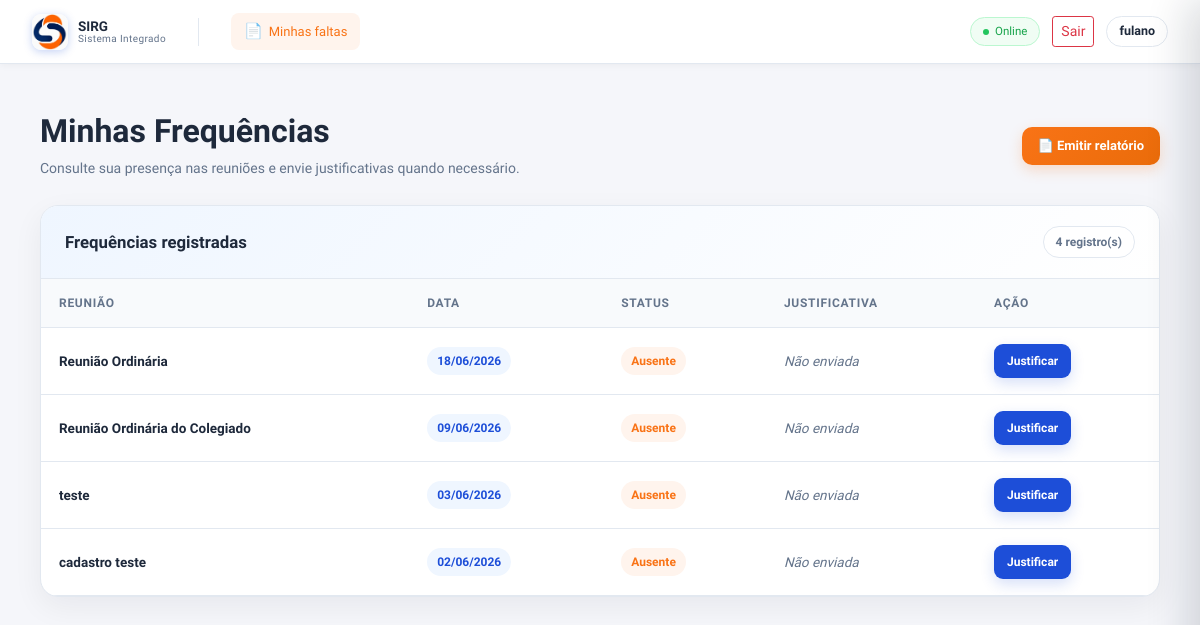
/justificativas/minhas-faltas (signed in), run on the app's committed database.
### app/models.py (models this page shows, shortened)
class Usuario(db.Model, UserMixin):
    __tablename__ = "usuarios"
    id = db.Column(db.Integer, primary_key=True)
    nome = db.Column(db.String(100), nullable=False)
    email = db.Column(db.String(120), unique=True, nullable=False)
    password_hash = db.Column(db.String(255), nullable=False)
    perfil = db.Column(db.String(30), nullable=False, default="professor")
    ativo = db.Column(db.Boolean, default=True)
    membro_id = db.Column(db.Integer, db.ForeignKey("membro.id"), nullable=True)
    membro = db.relationship(
        "Membro",
        backref=db.backref("usuario", uselist=False)
    )

class Frequencia(db.Model):
    id = db.Column(db.Integer, primary_key=True)
    membro_id = db.Column(db.Integer, db.ForeignKey('membro.id'), nullable=False)
    reuniao_id = db.Column(db.Integer, db.ForeignKey('reuniao.id'), nullable=False)
    status = db.Column(db.String(50), nullable=False)
    justificativa = db.Column(db.String(200), nullable=True)
    anexo_justificativa = db.Column(db.String(255), nullable=True)
    removido = db.Column(db.Boolean, default=False, nullable=False)
    membro = db.relationship('Membro', backref='frequencias')

class Reuniao(db.Model):
    id = db.Column(db.Integer, primary_key=True)
    titulo = db.Column(db.String(200), nullable=False)
    numero_oficio = db.Column(db.Integer, nullable=True)
    data = db.Column(db.Date, nullable=False)
    horario = db.Column(db.Time, nullable=False)
    local = db.Column(db.String(200), nullable=False)
    tipo = db.Column(db.String(50), nullable=False)
    pauta = db.Column(db.Text, nullable=True)
    ata = db.Column(db.Text, nullable=True)
    presencas = db.relationship('Frequencia', backref='reuniao', lazy=True)
    justificativas_encerradas = db.Column(db.Boolean, default=False)

### app/routes/justificativas.py (the view)
@justificativas.route("/minhas-faltas")
@login_required
def minhas_faltas():
    if not current_user.membro_id:
        faltas = []
    else:
        faltas = Frequencia.query.join(Reuniao).filter(
            Frequencia.membro_id == current_user.membro_id,
            Frequencia.removido == False
        ).order_by(
            Reuniao.data.desc(),
            Reuniao.horario.desc()
        ).all()
    return render_template(
        "justificativas/minhas_faltas.html",
        faltas=faltas
    )

### app/templates/justificativas/minhas_faltas.html (shortened to what this page needs)
{% extends "base.html" %}
{% block content %}
<div class="faltas-page">
  <div class="page-header">
    <div>
      <h1>Minhas Frequências</h1>
      <p>Consulte sua presença nas reuniões e envie justificativas quando necessário.</p>
    </div>
    <a
      href="{{ url_for('justificativas.relatorio_minhas_frequencias_pdf') }}"
      target="_blank"
      class="btn-relatorio"
    >
      📄 Emitir relatório
    </a>
  </div>
  <div class="faltas-card">
    {% if faltas %}
      <div class="faltas-card-header">
        <h2>Frequências registradas</h2>
        <span class="faltas-count">{{ faltas|length }} registro(s)</span>
      </div>
      <div class="faltas-table-wrap">
        <table class="faltas-table">
          <thead>
            <tr>
              <th>Reunião</th>
              <th>Data</th>
              <th>Status</th>
              <th>Justificativa</th>
              <th>Ação</th>
            </tr>
          </thead>
          <tbody>
            {% for falta in faltas %}
              <tr>
                <td>
                  <span class="reuniao-title">{{ falta.reuniao.titulo }}</span>
                </td>
                <td>
                  <span class="date-pill">
                    {{ falta.reuniao.data.strftime('%d/%m/%Y') }}
                  </span>
                </td>
                <td>
                  {% if falta.status == "presente" %}
                    <span class="status-badge status-presente">Presente</span>
                  {% elif falta.status in ["justificado", "justificada"] %}
                    <span class="status-badge status-justificada">Justificada</span>
                  {% elif falta.status in ["ausente", "falta"] %}
                    <span class="status-badge status-ausente">Ausente</span>
                  {% else %}
                    <span class="status-badge status-ausente">{{ falta.status }}</span>
                  {% endif %}
                </td>
                <td>
                  {% if falta.justificativa %}
                    <span class="justificativa-text">{{ falta.justificativa }}</span>
                  {% elif falta.status == "presente" %}
                    <span class="justificativa-pendente">Não se aplica</span>
                  {% else %}
                    <span class="justificativa-pendente">Não enviada</span>
                  {% endif %}
                </td>
                <td>
                  {% if falta.status in ["ausente", "falta"] %}
                    <a
                      href="{{ url_for('justificativas.justificar', frequencia_id=falta.id) }}"
                      class="btn-justificar"
                    >
                      Justificar
                    </a>
                  {% elif falta.status == "presente" %}
                    <span class="already-done">✓ Presença confirmada</span>
                  {% elif falta.status in ["justificado", "justificada"] %}
                    <span class="already-done">✓ Já justificada</span>
                  {% else %}
                    <span class="justificativa-pendente">Sem ação</span>
                  {% endif %}
                </td>
              </tr>
            {% endfor %}
          </tbody>
        </table>
      </div>
    {% else %}
      <div class="empty-state">
        <div class="empty-icon">✅</div>
        <h2>Nenhum registro encontrado</h2>
        <p>Você ainda não possui frequências registradas em reuniões.</p>
      </div>
    {% endif %}
  </div>
</div>
{% endblock %}

### app/templates/base.html (shortened to what this page needs)
<!DOCTYPE html>
<html lang="pt-BR">
<head>
  <link href="https://cdn.jsdelivr.net/npm/bootstrap@5.1.0/dist/css/bootstrap.min.css" rel="stylesheet">
</head>
<body>
  <nav class="ppeb-nav">
    <a class="ppeb-brand" href="/">
      <div class="brand-icon">
      <img src="{{ url_for('static', filename='img/sirg_icon.jpg') }}" alt="SIRG">
    </div>
      <div class="brand-text">
        <strong>SIRG</strong>
        <span>Sistema Integrado</span>
      </div>
    </a>
    <ul class="ppeb-nav-links" id="navLinks">
      {% if current_user.is_authenticated and current_user.membro_id %}
        <li>
          <a href="{{ url_for('justificativas.minhas_faltas') }}">
            <span class="nav-link-icon">📄</span> Minhas faltas
          </a>
        </li>
      {% endif %}
    </ul>
    <div class="nav-right">
      <span class="nav-status">Online</span>
      {% if current_user.is_authenticated %}
        <a href="{{ url_for('usuarios.logout') }}" class="btn btn-sm btn-outline-danger">
          Sair
        </a>
      {% endif %}
      <button type="button" class="profile-trigger" onclick="abrirPerfil()">
        <span class="profile-name">
          {% if current_user.is_authenticated and current_user.nome %}
            {{ current_user.nome.split(' ')[0] }}
          {% else %}
            Perfil
          {% endif %}
        </span>
      </button>
    </div>
  </nav>
  <main class="ppeb-main">
        {% block content %}{% endblock %}
      </main>
</body>
</html>

### app/templates/base.html (style rules this page uses)
:root { --bg: #f5f6fa; --white: #ffffff; --orange: #f97316; --orange-light: #fff4ed; --blue: #1d4ed8; --blue-light: #eff6ff; --text: #1e293b; --text-muted: #64748b; --border: #e2e8f0; --nav-h: 64px; }
* { box-sizing: border-box; margin: 0; padding: 0; }
body { font-family: 'Sora', sans-serif; background: var(--bg); color: var(--text); min-height: 100vh; }
.ppeb-nav { min-height: var(--nav-h); background: var(--white); border-bottom: 1.5px solid var(--border); display: flex; align-items: center; padding: 0 32px; gap: 32px; position: sticky; top: 0; z-index: 100; box-shadow: 0 1px 8px rgba(0,0,0,0.05); }
.ppeb-brand { display: flex; align-items: center; gap: 10px; text-decoration: none; flex-shrink: 0; }
.brand-icon { width: 36px; height: 36px; background: #ffffff; border-radius: 9px; display: flex; align-items: center; justify-content: center; overflow: hidden; box-shadow: 0 2px 8px rgba(29,78,216,0.25); }
.brand-icon img { width: 100%; height: 100%; object-fit: cover; }
.brand-text { display: flex; flex-direction: column; line-height: 1.1; }
.brand-text strong { font-size: 13.5px; font-weight: 700; color: var(--text); }
.brand-text span { font-size: 10px; color: var(--text-muted); letter-spacing: 0.04em; }
.ppeb-nav-links { display: flex; align-items: center; gap: 4px; list-style: none; flex: 1; margin: 0; padding: 0; }
.ppeb-nav-links a, .mobile-profile-button { display: flex; align-items: center; gap: 6px; padding: 7px 13px; border-radius: 8px; font-size: 13px; font-weight: 500; color: var(--text-muted); text-decoration: none; transition: background 0.15s, color 0.15s; white-space: nowrap; }
.ppeb-nav-links a.active { background: var(--orange-light); color: var(--orange); }
.nav-link-icon { font-size: 15px; }
.nav-right { margin-left: auto; display: flex; align-items: center; gap: 12px; flex-shrink: 0; }
.nav-status { display: flex; align-items: center; gap: 6px; font-size: 11.5px; font-weight: 500; color: #16a34a; background: #f0fdf4; border: 1px solid #bbf7d0; padding: 5px 12px; border-radius: 99px; }
.nav-status::before { content: ''; width: 6px; height: 6px; border-radius: 50%; background: #22c55e; animation: pulse 2.5s ease-in-out infinite; }
.profile-trigger { display: flex; align-items: center; gap: 8px; background: var(--white); border: 1.5px solid var(--border); border-radius: 999px; padding: 5px 12px; cursor: pointer; font-family: 'Sora', sans-serif; transition: background 0.15s, border-color 0.15s, transform 0.15s; }
.profile-name { font-size: 12.5px; font-weight: 600; color: var(--text); }
.ppeb-main { width: 100%; max-width: 1600px; margin: 0 auto; padding: 48px 40px 80px; }

### data on the page
Usuario: nome "fulano"
Frequencia: reuniao.titulo "Reunião Ordinária", reuniao.data "18/06/2026", status "Ausente"
Frequencia: reuniao.titulo "Reunião Ordinária do Colegiado", reuniao.data "09/06/2026", status "Ausente"
Frequencia: reuniao.titulo "teste", reuniao.data "03/06/2026", status "Ausente"
Frequencia: reuniao.titulo "cadastro teste", reuniao.data "02/06/2026", status "Ausente"

### other printed values
{{ faltas|length }} "4"
